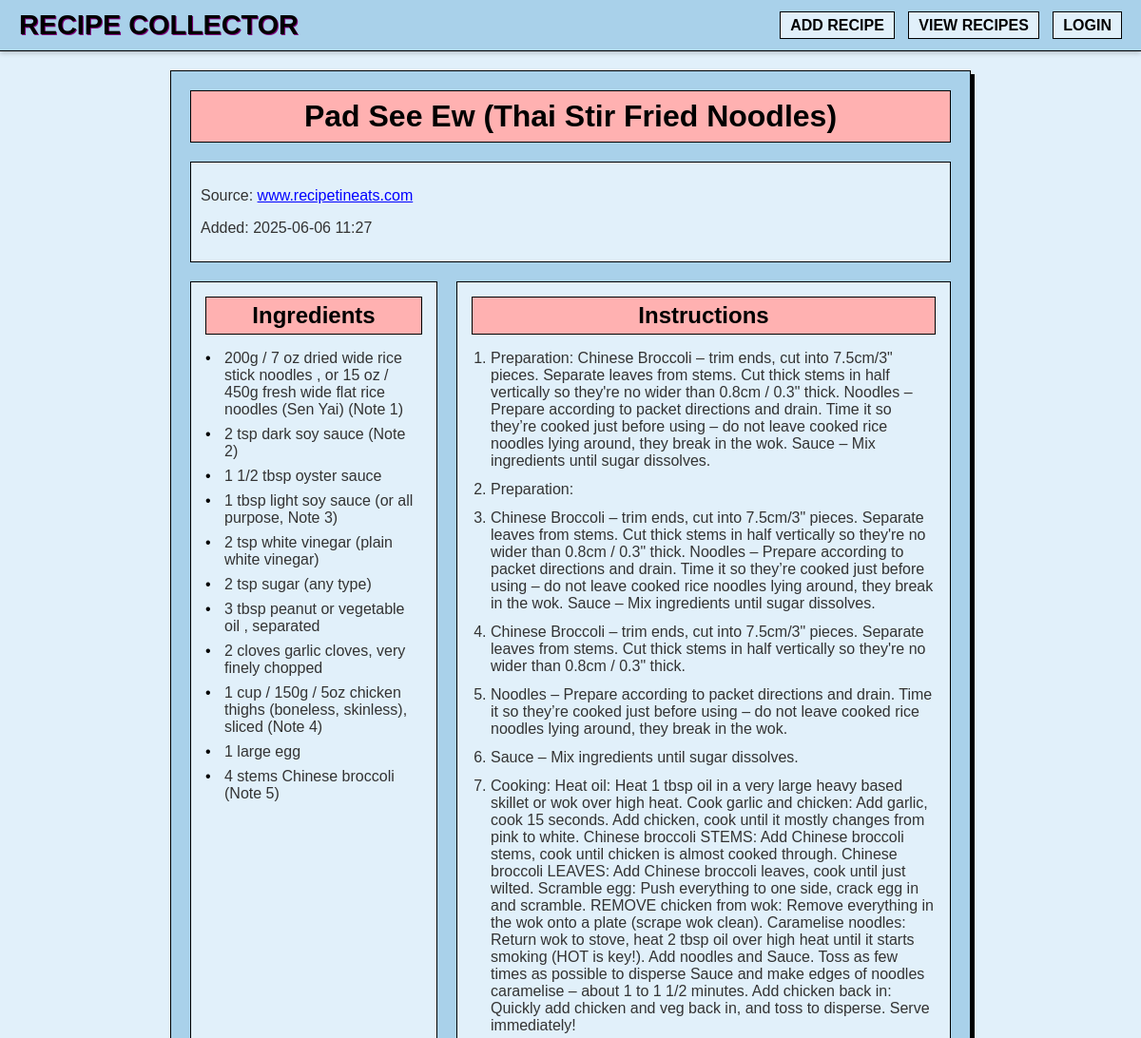
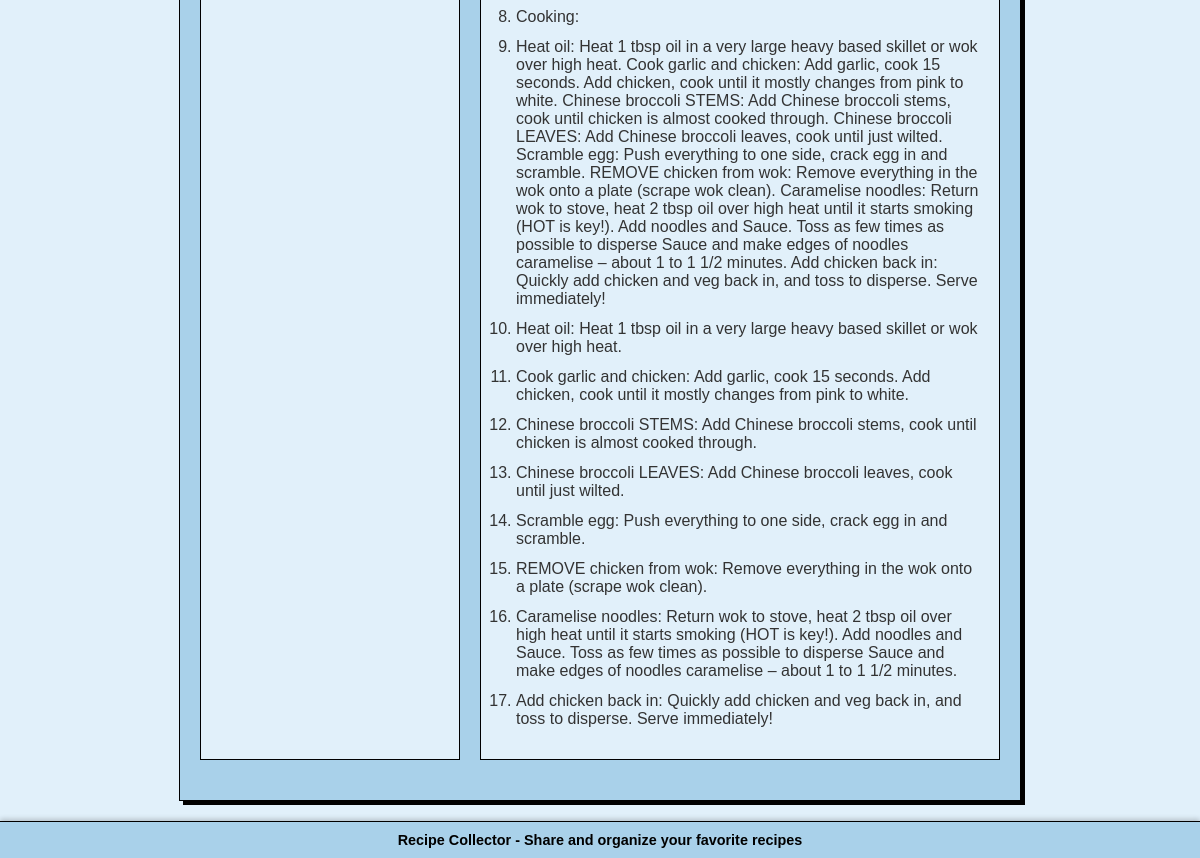
/recipe/3, run on the app's committed database (2 pictures, top to bottom).
### app.py (models this page shows, shortened)
class Recipe(db.Model):
    __tablename__ = 'recipe'  # Explicitly set table name
    id = db.Column(db.Integer, primary_key=True)
    title = db.Column(db.String(200), nullable=False)
    ingredients = db.Column(db.Text, nullable=False)
    instructions = db.Column(db.Text, nullable=False)
    source_url = db.Column(db.String(500), nullable=False)
    source_name = db.Column(db.String(200), nullable=False)
    image_url = db.Column(db.String(500), nullable=True)
    created_at = db.Column(db.DateTime, default=datetime.utcnow)
    my_comment = db.Column(db.Text, nullable=True)  # New field for your personal comment

### app.py (the view)
@app.route('/recipe/<int:recipe_id>')
def recipe_detail(recipe_id):
    recipe = Recipe.query.get_or_404(recipe_id)
    return render_template('recipe_detail.html', recipe=recipe, logged_in=session.get('logged_in', False))

### templates/recipe_detail.html (shortened to what this page needs)
{% extends "base.html" %}
{% block content %}
<div class="recipe-detail">
    <h1 class="recipe-detail-title">{{ recipe.title }}</h1>
    <div class="recipe-info-box">
        <p>Source: <a href="{{ recipe.source_url }}" target="_blank">{{ recipe.source_name }}</a></p>
        <p>Added: {{ recipe.created_at.strftime('%Y-%m-%d %H:%M') }}</p>
    </div>
    <div class="recipe-content-grid">
        <div class="ingredients-box">
            <h2>Ingredients</h2>
            <ul>
                {% for ingredient in recipe.ingredients.split('\n') %}
                <li>{{ ingredient }}</li>
                {% endfor %}
            </ul>
        </div>
        <div class="instructions-box">
            <h2>Instructions</h2>
            <ol>
                {% for instruction in recipe.instructions.split('\n') %}
                <li>{{ instruction }}</li>
                {% endfor %}
            </ol>
        </div>
    </div>
</div>
{% endblock %}

### templates/base.html (style rules this page uses)
body { background-color: #ddeff2; font-family: 'Arial', sans-serif; color: #000; margin: 0; padding: 0; display: flex; flex-direction: column; min-height: 100vh; }

### templates/recipe_detail.html (style rules this page uses)
body { background-color: #e1f0fa; font-family: 'Arial', sans-serif; color: #000; }
.recipe-detail { max-width: 800px; margin: 20px auto; padding: 20px; border: 1px solid #000; background-color: #a9d1ea; box-shadow: 4px 4px #000; }
.recipe-detail-title { color: #000; background-color: #ffb1b1; padding: 8px; border: 1px solid #000; text-align: center; font-weight: bold; font-size: 2em; margin-top: 0; margin-bottom: 20px; }
.recipe-info-box { margin: 20px 0; color: #333; background-color: #e1f0fa; padding: 10px; border: 1px solid #000; }
.recipe-info-box a { color: #0000ff; text-decoration: underline; }
.recipe-content-grid { display: grid; grid-template-columns: 1fr 2fr; gap: 20px; margin: 20px 0; }
.ingredients-box, .instructions-box { background-color: #e1f0fa; padding: 15px; border: 1px solid #000; }
.ingredients-box h2, .instructions-box h2 { color: #000; background-color: #ffb1b1; padding: 5px; border: 1px solid #000; text-align: center; font-weight: bold; font-size: 1.5em; margin-top: 0; margin-bottom: 15px; }
.ingredients-box ul { list-style-type: none; padding-left: 0; }
.ingredients-box li { margin-bottom: 8px; padding-left: 20px; position: relative; color: #333; }
.ingredients-box li:before { content: "•"; position: absolute; left: 0; color: #000; }
.instructions-box ol { padding-left: 20px; }
.instructions-box li { margin-bottom: 12px; color: #333; }

### data on the page
Recipe: title "Pad See Ew (Thai Stir Fried Noodles)", source_name "www.recipetineats.com", created_at "2025-06-06 11:27"

### other printed values
{{ ingredient }} "200g / 7 oz dried wide rice stick noodles , or 15 oz / 450g fresh wide flat rice noodles (Sen Yai) (Note 1)" "2 tsp dark soy sauce (Note 2)" "1 1/2 tbsp oyster sauce" "1 tbsp light soy sauce (or all purpose, Note 3)" "2 tsp white vinegar (plain white vinegar)" "2 tsp sugar (any type)" "3 tbsp peanut or vegetable oil , separated" "2 cloves garlic cloves, very finely chopped" "1 cup / 150g / 5oz chicken thighs (boneless, skinless), sliced (Note 4)" "1 large egg" "4 stems Chinese broccoli (Note 5)"
{{ instruction }} "Preparation:" "Chinese Broccoli – trim ends, cut into 7.5cm/3\" pieces. Separate leaves from stems. Cut thick stems in half vertically so they're no wider than 0.8cm / 0.3\" thick." "Noodles – Prepare according to packet directions and drain. Time it so they’re cooked just before using – do not leave cooked rice noodles lying around, they break in the wok." "Sauce – Mix ingredients until sugar dissolves." "Cooking:" "Heat oil: Heat 1 tbsp oil in a very large heavy based skillet or wok over high heat." "Cook garlic and chicken: Add garlic, cook 15 seconds. Add chicken, cook until it mostly changes from pink to white." "Chinese broccoli STEMS: Add Chinese broccoli stems, cook until chicken is almost cooked through." "Chinese broccoli LEAVES: Add Chinese broccoli leaves, cook until just wilted." "Scramble egg: Push everything to one side, crack egg in and scramble." "REMOVE chicken from wok: Remove everything in the wok onto a plate (scrape wok clean)." "Add chicken back in: Quickly add chicken and veg back in, and toss to disperse. Serve immediately!"
